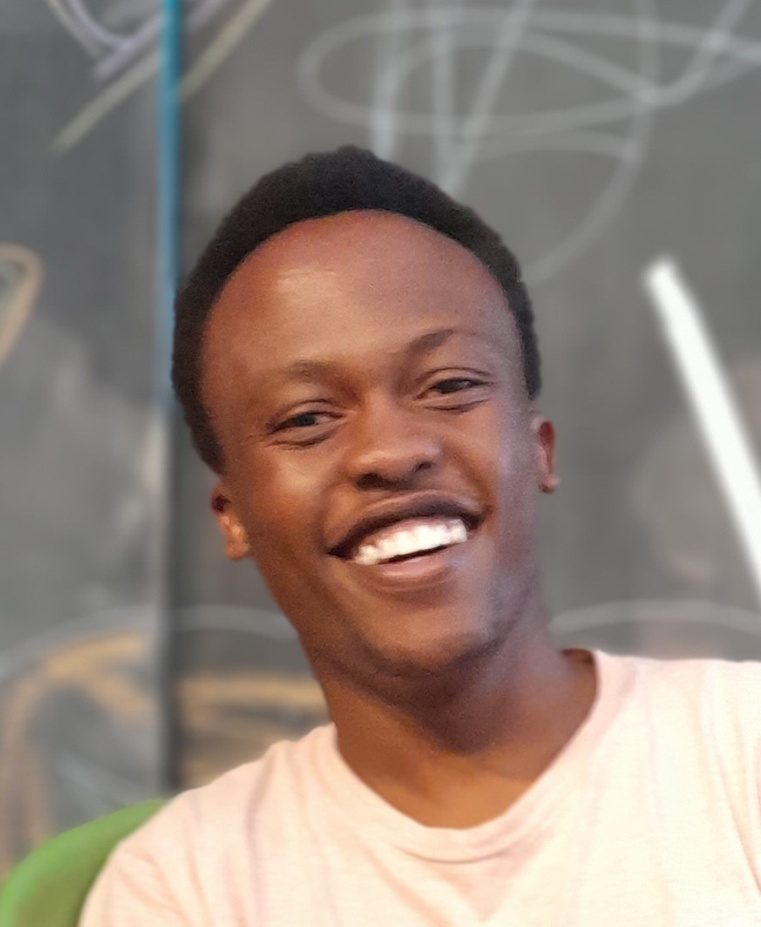
#> input picture imgs/20221029_151949.jpg, 761 x 927 px, shrunk from 900 x 1096 before the run; its folder holds only this picture in this run
$ python photo_editor.py
#> lines starting #> are read from the running program, lines starting #| are printed output that depends on the picture
'''image editor python code file'''
import os
from PIL import Image, ImageEnhance, ImageFilter

PATH = './imgs'
PATH_OUT = './editedImgs'

for filename in os.listdir(PATH):
    if filename.endswith('jpeg') or filename.endswith('jpg'):
        img = Image.open(f"{PATH}/{filename}")
#> img is the input picture: PIL image 761x927 RGB; mean R, G, B 149.5, 133.2, 123.4

        edit = img.filter(ImageFilter.SHARPEN).rotate(-90)
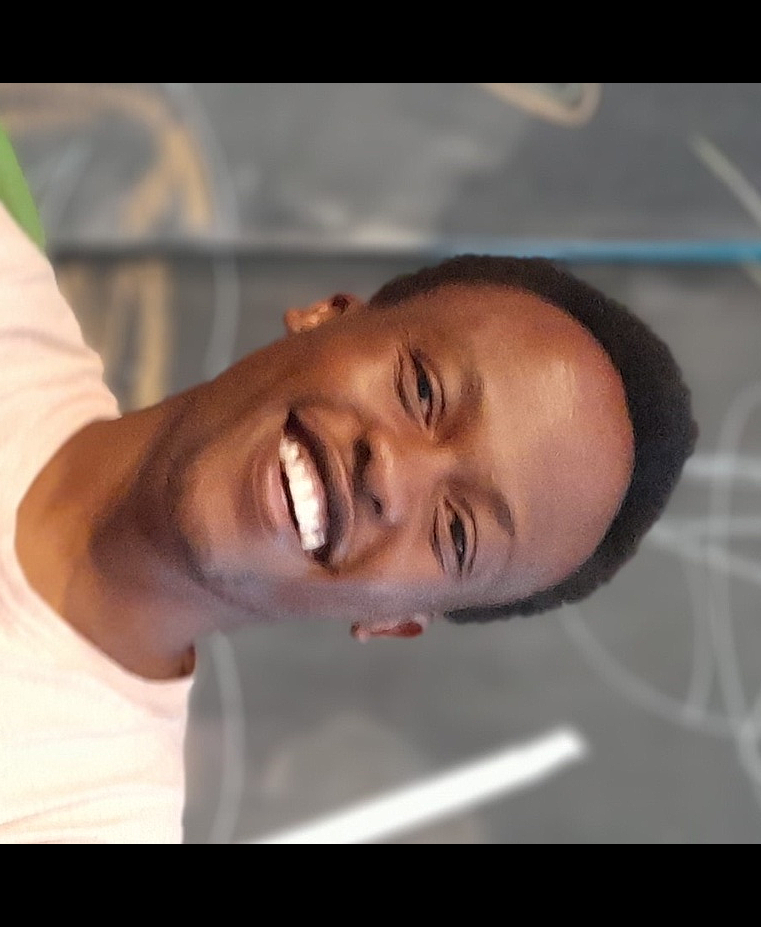
#> edit: PIL image 761x927 RGB; mean R, G, B 117.1, 101.8, 94.4
        FACTOR = 1.5
        enhancer = ImageEnhance.Contrast(edit)
        edit = enhancer.enhance(FACTOR)
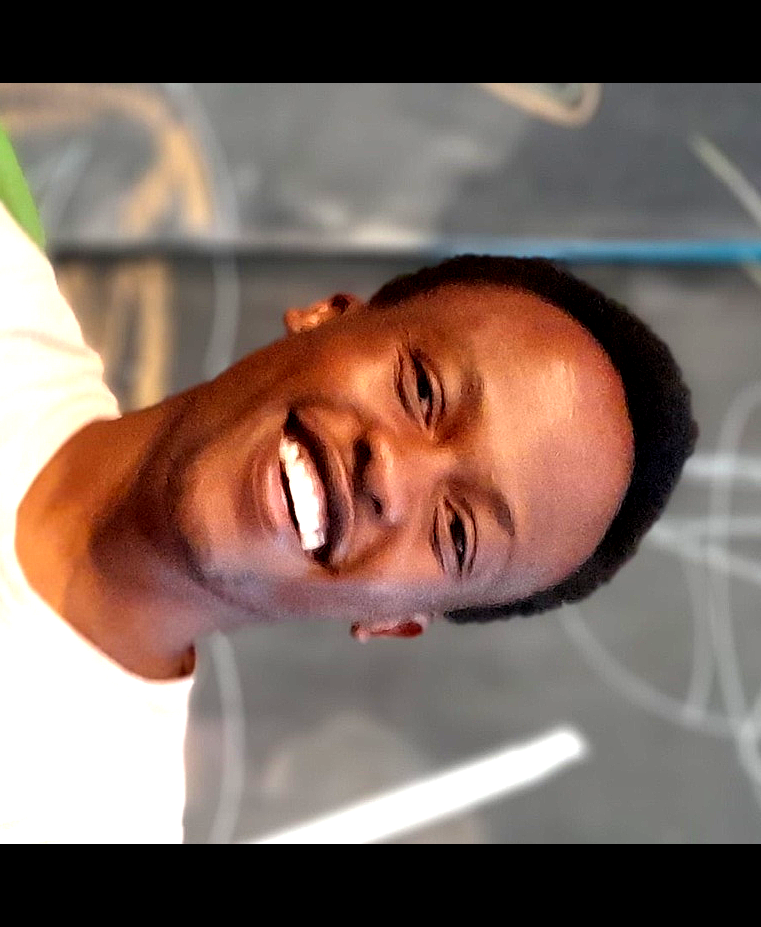
#> edit: PIL image 761x927 RGB; mean R, G, B 125.3, 104.8, 96

        clean_name = os.path.splitext(filename)[0]

        edit.save(f"{PATH_OUT}/{clean_name}_edited.jpg")
        edit.close()

$ run again, on imgs/IMG-20230125-WA0034.jpg
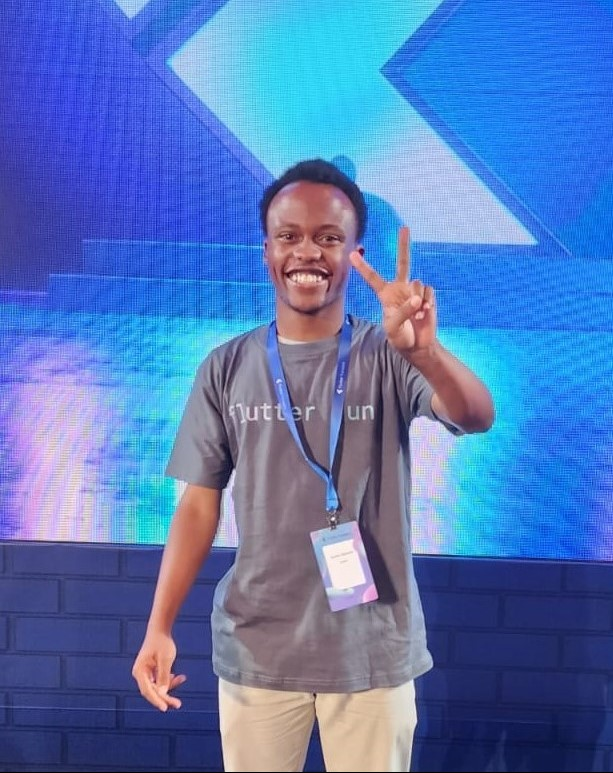
#> input picture imgs/IMG-20230125-WA0034.jpg, 613 x 773 px
#> img is the input picture: PIL image 613x773 RGB; mean R, G, B 85.3, 119.7, 183.1
#> `edit = img.filter(ImageFilter.SHARPEN).rotate(-90)`:
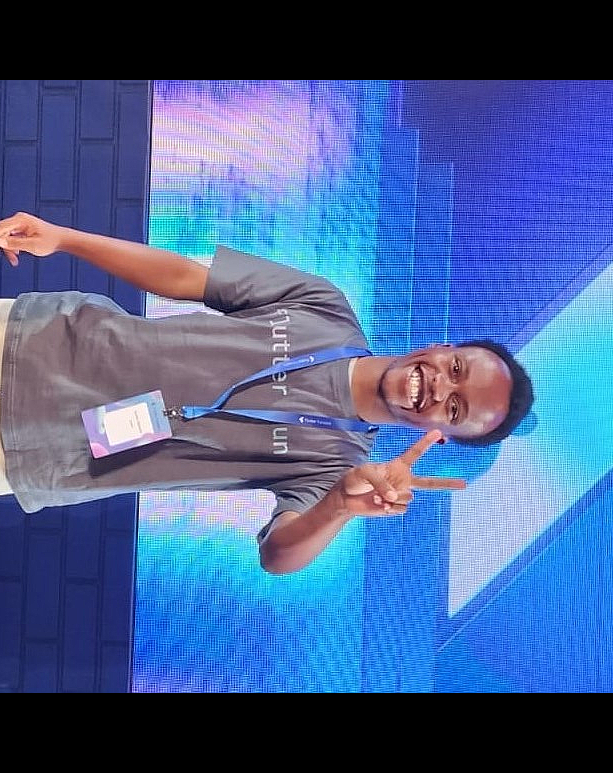
#> edit: PIL image 613x773 RGB; mean R, G, B 70.7, 96.4, 146
#> `edit = enhancer.enhance(FACTOR)`:
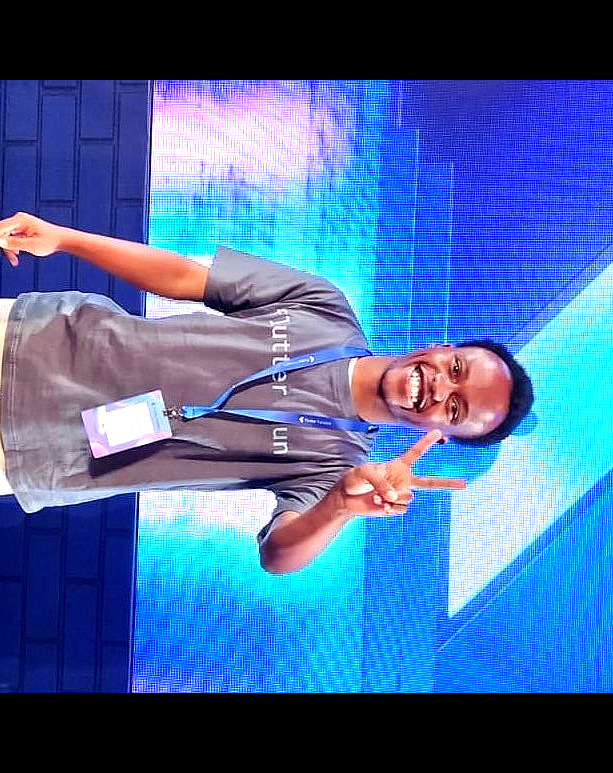
#> edit: PIL image 613x773 RGB; mean R, G, B 70.2, 105.2, 161.5
